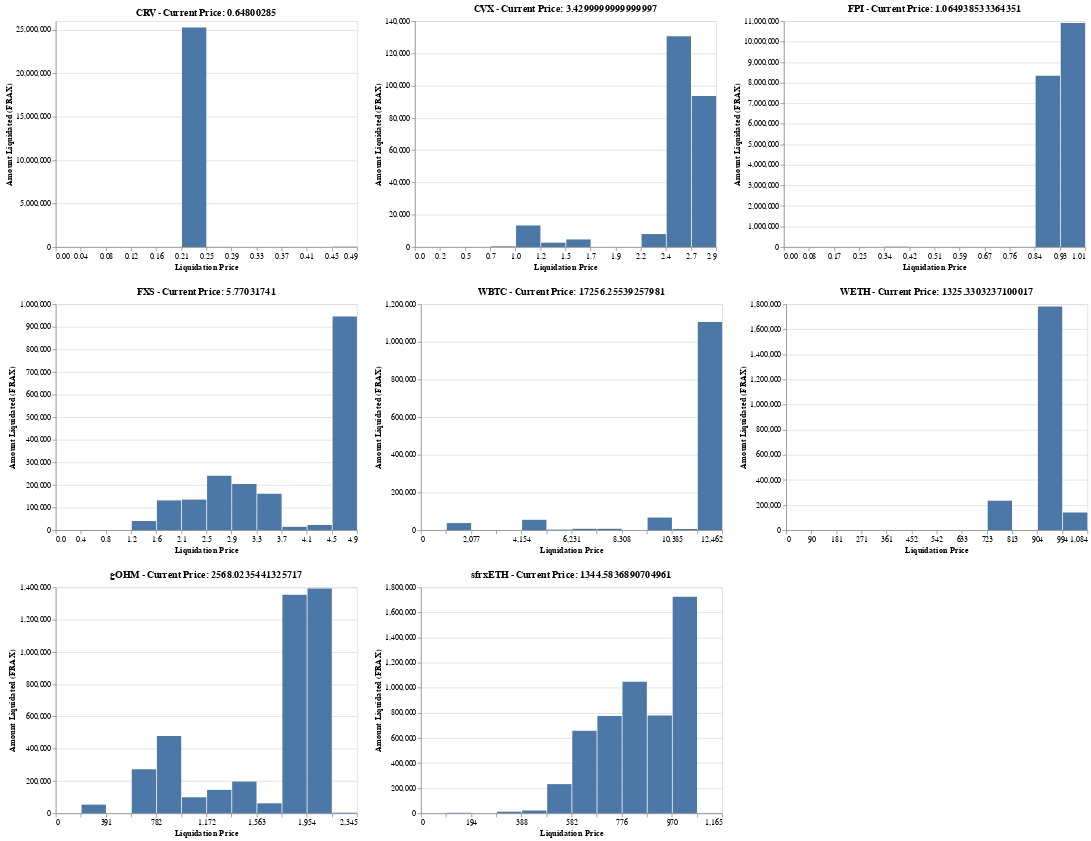

Source (notebook cell):
### Code cell
charts = []
nbins = 12
for g, gdf in df_positions.groupby('collateral_asset'):
    cur_price = gdf.cur_price.max()
    lo, hi = gdf.liq_price.min(), gdf.liq_price.max()
    charts.append(
        alt.Chart(gdf, title=f"{g} - Current Price: {cur_price}")
        .mark_bar() 
        .encode(
            x=alt.X("liq_price:Q", bin=alt.Bin(extent=(lo, hi), step=(hi-lo) / nbins), axis=alt.Axis(title="Liquidation Price")),
            y=alt.Y("sum(collateral_amount_frax_liq):Q", axis=alt.Axis(title="Amount Liquidated (FRAX)")), 
        )
    )
vega_grid(charts)
